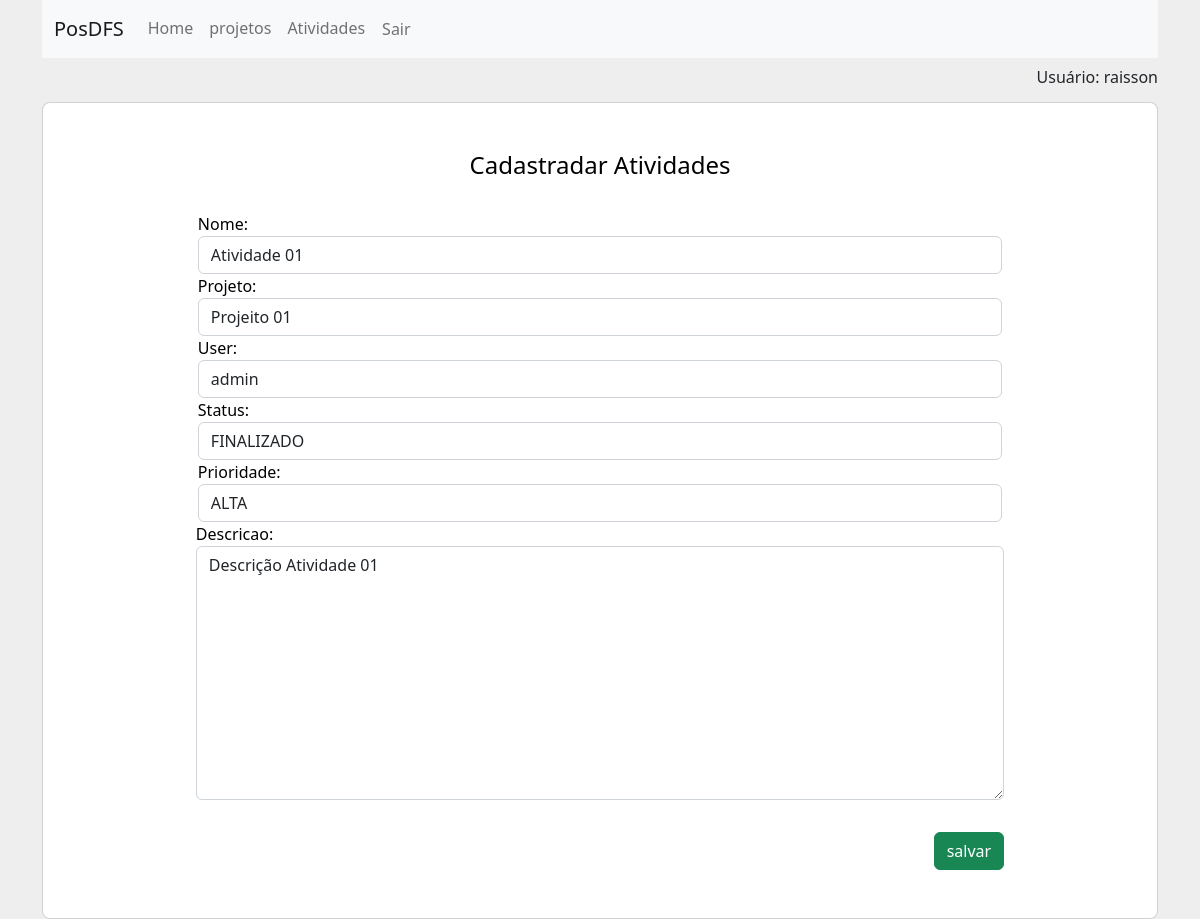
Page /atividadeseditar/1/ (signed in) on the committed database.
### app/models.py (models this page shows, shortened)
class Atividades(models.Model):
    projeto = models.ForeignKey(Projetos, on_delete=models.CASCADE, related_name='atividades')
    user = models.ForeignKey(User, on_delete=models.CASCADE, related_name='usuario')
    nome = models.CharField(max_length=200, blank=False, null=False, help_text='Informe o nome')
    prioridade = models.CharField(
        max_length=12,
        choices=TIPOS_PRIORIDADES,
        default='BAIXA',
    )
    STATUS = [
        ('PENDENTE', "PENDENTE"),
        ('EXECUTANDO', "EXECUTANDO"),
        ('FINALIZADO', "FINALIZADO"),
    ]
    status_atividade = models.CharField(
        max_length=12,
        choices=STATUS,
        default='PENDENTE',
    )
    descricao = models.TextField()

### app/views.py (the view)
# urls.py: path('atividadeseditar/<int:pk>/', atividades_editar, name='atividadeseditar'),
@login_required
def atividades_editar(request, pk):
    data = {}
    data['db'] = Atividades.objects.get(pk=pk)
    data['atividades_form'] = AtividadeForm(instance=data['db'])
    return render(request, 'atividades/atividadesform.html', data)

### app/forms.py
class AtividadeForm(ModelForm):
    status_atividade = forms.ChoiceField(choices=Atividades.STATUS, label='Status', widget=forms.Select(attrs={'class': 'form-control'})) # Para campo select
    class Meta:
        model = Atividades
        fields = ['nome','projeto','user','status_atividade','prioridade','descricao']
        widgets = {
            'nome': forms.TextInput(attrs={'class': 'form-control'}),
            'projeto': forms.Select(attrs={'class': 'form-control'}),
            'user': forms.Select(attrs={'class': 'form-control'}),
            'prioridade': forms.Select(attrs={'class': 'form-control'}),
            'descricao': forms.Textarea(attrs={'class': 'form-control'}),
        }

### app/models.py (called while the page is built)
    def __str__(self):
        return self.nome

### app/templates/atividades/atividadesform.html (shortened to what this page needs)
{% extends 'base.html' %}
{% block content %}
<div class="container" id="containerProject"><br />
    <div class="row d-flex justify-content-center align-items-center h-100">
        <div class="col-xl-12">
            <div class="card rounded-3 text-black">
                <div class="row g-0">
                    <div class="col-lg-12">
                        <div class="card-body p-md-5 mx-md-4">
                            <center>
                                <h4>Cadastradar Atividades</h4>
                            </center>
                            <div class="col-md-12 m-auto pt-4 pb-2 ">
                                <form name='atividades_criar' id='atividades_criar' method='post'
                                    action="{% if db %}/atividadesatualizar/{{db.id}}/{%else%}/atividadescriar/{% endif %}">
                                    <div class="row">
                                        <div class="form-group col-md-10 m-auto">{{atividades_form.nome.label_tag}}{{atividades_form.nome}}</div>
                                        <div class="form-group col-md-10 m-auto">{{atividades_form.projeto.label_tag}}{{atividades_form.projeto}}
                                        </div>
                                        <div class="form-group col-md-10 m-auto">{{atividades_form.user.label_tag}}{{atividades_form.user}}</div>
                                        <div class="form-group col-md-10 m-auto">
                                            {{atividades_form.status_atividade.label_tag}}{{atividades_form.status_atividade}}</div>
                                        <div class="form-group col-md-10 m-auto">
                                            {{atividades_form.prioridade.label_tag}}{{atividades_form.prioridade}}</div>
                                        </div>
                                        <div class="form-group col-md-10 m-auto">
                                            {{atividades_form.descricao.label_tag}}{{atividades_form.descricao}}</div>
                                        </div>
                                    <div class="col-md-11 text-end">
                                        <input type='submit' class='btn btn-success mt-4' value="salvar">
                                    </div>
                            </div>
                        </div>
                    </div>
                </div>
            </div>
        </div>
    </div>
    {% endblock %}

### app/templates/base.html (shortened to what this page needs)
<!DOCTYPE html>
<html lang="pt-br">
<head>
    <link href="https://cdn.jsdelivr.net/npm/bootstrap@5.2.2/dist/css/bootstrap.min.css" rel="stylesheet">
    <link href="https://cdn.datatables.net/2.1.8/css/dataTables.bootstrap5.css" rel="stylesheet">
</head>
<body>
    {% if user.is_authenticated %}
    <body>
    <div class="container">
        <div class="col-xl-12">
                <nav class="navbar navbar-expand-lg bg-light">
                    <div class="container-fluid">
                        <a class="navbar-brand" href="#">PosDFS</a>
                        <div class="collapse navbar-collapse" id="navbarNav">
                            <ul class="navbar-nav">
                                <li class="nav-item">
                                    <a class="nav-link"  href="/">Home</a>
                                </li>
                                <li class="nav-item">
                                    <a class="nav-link" href="/projetos/">projetos</a>
                                </li>
                                <li class="nav-item">
                                    <a class="nav-link" href="/atividades/">Atividades</a>
                                </li>
                                <li class="nav-item">
                                    <form action="{% url 'logout' %}" method="post" style="display: inline;">
                                        <button type="submit" class="nav-link btn">Sair</button>
                                    </form>
                                </li>
                            </ul>
                        </div>
                    </div>
                </nav>
                <div class="col-md-12 text-end margin_user">
                    Usuário: {{user.get_username}}
                </div>
        </div>
    </div>
</body>
    {% endif %}
    {% block content %}
    {% endblock %}
</body>
</html>

### app/templates/base.html (style rules this page uses)
body { background-color: #eeeeee; }
.margin_user { margin-top:7px; }

### app/templates/atividades/atividadesform.html (style rules this page uses)
#containerProject { margin-top: -11px; }

### rows in the picture
Atividades: nome "Atividade 01", projeto "Projeito 01", user "admin", status_atividade "FINALIZADO", prioridade "ALTA", descricao "Descrição Atividade 01"

### other values in the picture
{{ user.get_username }} "raisson"
{{ atividades_form.nome.label_tag }} "Nome:"
{{ atividades_form.projeto.label_tag }} "Projeto:"
{{ atividades_form.user.label_tag }} "User:"
{{ atividades_form.status_atividade.label_tag }} "Status:"
{{ atividades_form.prioridade.label_tag }} "Prioridade:"
{{ atividades_form.descricao.label_tag }} "Descricao:"
